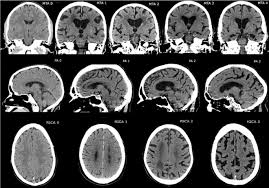
#> input picture Neuralogical problem detection/Degenration1.jpg, 269 x 188 px
$ python -i ct_rules_analyzer.py   (imports and definitions only)
#> lines starting #> are read from the running program, lines starting #| are printed output that depends on the picture; after the words box and inside, x2 and y2 are one past the last pixel; in counts of white or black regions, pixels touching at a corner belong together
import numpy as np
import cv2
from PIL import Image
import os
import json
from datetime import datetime
import matplotlib.pyplot as plt

class CTScanRulesAnalyzer:
    def __init__(self, rules_file="ct_scan_rules.json"):
        """Initialize with rules from a configuration file"""
        self.rules_file = rules_file

        # Default rules if file doesn't exist
        self.rules = {
            # Normal ventricle parameters (area ratio as percentage of brain area)
            "ventricle_size": {
                "normal_max": 5.0,  # Maximum normal ventricle size as % of brain area
                "mild_max": 8.0,     # Mild enlargement cutoff
                "moderate_max": 12.0, # Moderate enlargement cutoff
                "severe_min": 12.0    # Severe enlargement threshold
            },

            # Cortical atrophy parameters
            "sulci_width": {
                "normal_max": 3.0,   # Maximum normal sulci width as % of brain width
                "mild_max": 5.0,     # Mild atrophy cutoff
                "moderate_max": 7.0,  # Moderate atrophy cutoff
                "severe_min": 7.0     # Severe atrophy threshold
            },

            # Brain symmetry parameters
            "symmetry": {
                "normal_min": 0.85,   # Minimum symmetry score for normal
                "abnormal_max": 0.75   # Maximum symmetry score for abnormal
            },

            # Gray-white matter differentiation
            "gray_white_ratio": {
                "normal_min": 1.2,    # Minimum contrast ratio for normal
                "mild_min": 1.1,      # Mild loss cutoff
                "moderate_min": 1.05,  # Moderate loss cutoff
                "severe_max": 1.05     # Severe loss threshold
            },

            # Confidence adjustment factors
            "confidence_factors": {
                "ventricle_weight": 0.40,    # Weight for ventricle analysis
                "atrophy_weight": 0.30,      # Weight for cortical atrophy
                "symmetry_weight": 0.15,     # Weight for symmetry analysis
                "gray_white_weight": 0.15,   # Weight for gray-white matter differentiation
                "age_adjustment": {
                    "elderly": 0.8,          # Confidence multiplier for elderly patients (>65)
                    "adult": 1.0,            # For adults (18-65)
                    "child": 1.2             # For children (<18)
                }
            },

            # Specific markers for different disorders
            "disorder_markers": {
                "Alzheimer's Disease": {
                    "ventricle_enlarge": True,
                    "temporal_atrophy": True,
                    "hippocampal_atrophy": True,
                    "asymmetry": False
                },
                "Vascular Dementia": {
                    "ventricle_enlarge": True,
                    "temporal_atrophy": False,
                    "white_matter_lesions": True,
                    "asymmetry": True
                },
                "Normal Pressure Hydrocephalus": {
                    "ventricle_enlarge": True,
                    "temporal_atrophy": False,
                    "asymmetry": False,
                    "periventricular_changes": False
                }
            },

            # Normal ranges for different age groups
            "age_ranges": {
                "child": {
                    "ventricle_size": {"normal_max": 4.0},
                    "sulci_width": {"normal_max": 2.0}
                },
                "adult": {
                    "ventricle_size": {"normal_max": 5.0},
                    "sulci_width": {"normal_max": 3.0}
                },
                "elderly": {
                    "ventricle_size": {"normal_max": 7.0},
                    "sulci_width": {"normal_max": 4.0}
                }
            }
        }

        # Load rules from file if exists
        if os.path.exists(self.rules_file):
            try:
                with open(self.rules_file, 'r') as f:
                    loaded_rules = json.load(f)
                    # Update default rules with loaded values
                    for category, values in loaded_rules.items():
                        if category in self.rules:
                            if isinstance(values, dict):
                                self.rules[category].update(values)
                            else:
                                self.rules[category] = values
            except:
                print(f"Error loading rules from {self.rules_file}, using defaults")

    # [9 lines left out: function save_rules, not called in this run]

    def analyze_ct_scan(self, image_path, patient_age=None):
        """
        Analyze a CT scan using rule-based approach

        Args:
            image_path: Path to the CT scan image
            patient_age: Patient age if known (affects normal ranges)

        Returns:
            Dictionary with analysis results
        """
#> called with image_path = 'Degenration1.jpg'
        # Load the image
        img = Image.open(image_path)
#> img is the input picture: PIL image 269x188 RGB; min 0, max 255, mean 85.3
        img_np = np.array(img)

        # Convert to grayscale if needed
        if len(img_np.shape) == 3 and img_np.shape[2] > 1:
            img_gray = cv2.cvtColor(img_np, cv2.COLOR_RGB2GRAY)
        else:
            img_gray = img_np.astype(np.uint8)

        # Determine age group if provided
        age_group = "adult"  # Default
        if patient_age is not None:
            if patient_age < 18:
                age_group = "child"
            elif patient_age > 65:
                age_group = "elderly"

        # Apply age-specific normal ranges
        rules = self.rules.copy()
        if age_group in rules["age_ranges"]:
            for category, values in rules["age_ranges"][age_group].items():
                if category in rules:
                    rules[category].update(values)

        # Pre-process image for analysis
        processed_img = self._preprocess_image(img_gray)

        # Extract key features
        features = self._extract_features(processed_img)

        # Apply rules to detect abnormalities
        abnormalities = self._apply_rules(features, rules)

        # Determine overall results
        result = self._determine_result(abnormalities, features, rules, age_group)

        # Add analysis metadata
        result["analysis_timestamp"] = datetime.now().isoformat()
        result["analyzer_version"] = "1.0"
        result["analyzed_file"] = os.path.basename(image_path)

        return result

    def _preprocess_image(self, img_gray):
        """Pre-process the CT scan for better feature extraction"""
        # Apply adaptive histogram equalization for better contrast
        clahe = cv2.createCLAHE(clipLimit=2.0, tileGridSize=(8, 8))
        img_enhanced = clahe.apply(img_gray.astype(np.uint8))

        # Apply Gaussian blur to reduce noise
        img_blur = cv2.GaussianBlur(img_enhanced, (3, 3), 0)

        return img_blur

    def _extract_features(self, img):
        """
        Extract key features from the CT scan for rule-based analysis

        This extracts:
        1. Ventricle size estimation
        2. Cortical atrophy estimation (sulci width)
        3. Brain symmetry
        4. Gray-white matter differentiation
        5. Potential white matter lesions
        """
        features = {}
        height, width = img.shape

        # Segment the brain
        _, brain_mask = cv2.threshold(img, 10, 255, cv2.THRESH_BINARY)
#> brain_mask: shape (188, 269); 73.1% white; 67 black regions (55 under 20 px), largest, box (x1, y1, x2, y2) and area: (2, 90, 269, 188) 9004, (2, 49, 255, 101) 3143, (151, 2, 176, 27) 206
        kernel = np.ones((5,5), np.uint8)
        brain_mask = cv2.morphologyEx(brain_mask, cv2.MORPH_CLOSE, kernel)
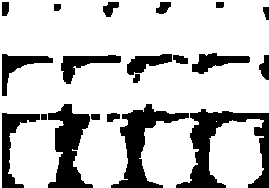
#> brain_mask: shape (188, 269); 77.5% white; 20 black regions, largest, box (x1, y1, x2, y2) and area: (176, 109, 269, 188) 2751, (111, 104, 189, 188) 2118, (48, 104, 93, 188) 2015
        brain_area = np.sum(brain_mask > 0)
#> brain_area = 39183

        # 1. Ventricle segmentation (dark areas within brain)
        # Use a lower threshold for ventricles
        _, ventricle_mask = cv2.threshold(img, 40, 255, cv2.THRESH_BINARY_INV)
#> ventricle_mask: shape (188, 269); 36.9% white; 68 white regions (56 under 20 px), largest, box (x1, y1, x2, y2) and area: (0, 33, 269, 188) 16279, (90, 1, 177, 52) 745, (0, 1, 21, 48) 326
        # Refine ventricle mask to only include areas within the brain
        ventricle_mask = cv2.bitwise_and(ventricle_mask, brain_mask)
#> ventricle_mask: shape (188, 269); 14.4% white; 117 white regions (82 under 20 px), largest, box (x1, y1, x2, y2) and area: (0, 37, 170, 142) 1934, (0, 95, 64, 188) 626, (168, 50, 221, 113) 538
        # Remove small noise
        ventricle_mask = cv2.morphologyEx(ventricle_mask, cv2.MORPH_OPEN, kernel)
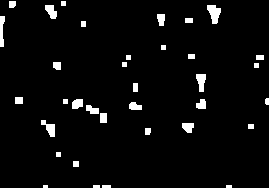
#> ventricle_mask: shape (188, 269); 3.9% white; 35 white regions (2 under 20 px), largest, box (x1, y1, x2, y2) and area: (207, 5, 221, 24) 172, (196, 74, 206, 92) 127, (41, 120, 55, 137) 123

        ventricle_area = np.sum(ventricle_mask > 0)
#> ventricle_area = 1974
        # Calculate as percentage of brain area
        if brain_area > 0:
            ventricle_percentage = (ventricle_area / brain_area) * 100
#> ventricle_percentage = 5.04
        else:
            ventricle_percentage = 0

        features["ventricle_size"] = ventricle_percentage

        # 2. Cortical atrophy estimation (via sulci identification)
        # Edge detection for sulci
        edges = cv2.Canny(img, 50, 150)
#> edges: shape (188, 269); 22.5% white in thin lines or dots
        # Only consider edges within brain boundary, away from ventricles
        outer_brain = cv2.erode(brain_mask, kernel, iterations=3)
#> outer_brain: shape (188, 269); 49.7% white; 6 white regions, box (x1, y1, x2, y2) and area: (0, 0, 269, 57) 11014, (0, 69, 269, 108) 7473, (215, 128, 256, 188) 1726, (16, 126, 53, 188) 1662, (148, 125, 189, 188) 1650, (83, 126, 121, 188) 1591
        sulci_candidate = cv2.bitwise_and(edges, outer_brain)
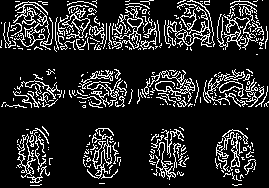
#> sulci_candidate: shape (188, 269); 15.2% white in thin lines or dots

        # Calculate average sulci width as percentage of brain width
        sulci_pixels = np.sum(sulci_candidate > 0)
#> sulci_pixels = 7684
        if brain_area > 0:
            sulci_percentage = (sulci_pixels / np.sqrt(brain_area)) * 10  # Normalize by brain size
#> sulci_percentage = 388.2
        else:
            sulci_percentage = 0

        features["sulci_width"] = sulci_percentage

        # 3. Brain symmetry analysis
        # Find middle column
        midpoint = width // 2

        # Get left and right halves
        left_half = img[:, :midpoint]
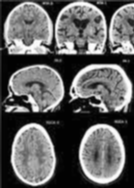
#> left_half: shape (188, 134); min 2, max 254, mean 96.7
        right_half = img[:, midpoint:]
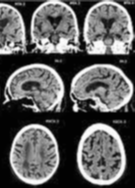
#> right_half: shape (188, 135); min 2, max 255, mean 94.6

        # Ensure equal width by trimming if needed
        min_width = min(left_half.shape[1], right_half.shape[1])
        left_half = left_half[:, :min_width]
        right_half_flipped = np.fliplr(right_half[:, :min_width])
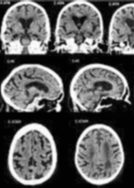
#> right_half_flipped: shape (188, 134); min 2, max 255, mean 95.2

        # Calculate symmetry score
        diff = np.abs(left_half.astype(float) - right_half_flipped.astype(float))
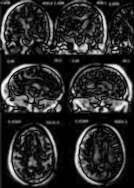
#> diff: shape (188, 134) float64; min 0, max 247, mean 43.2

        # Normalize by intensity range
        intensity_range = np.max(img) - np.min(img)
#> intensity_range = 253
        if intensity_range > 0:
            normalized_diff = diff / intensity_range
#> (the rest of the program and of its run is left out)
